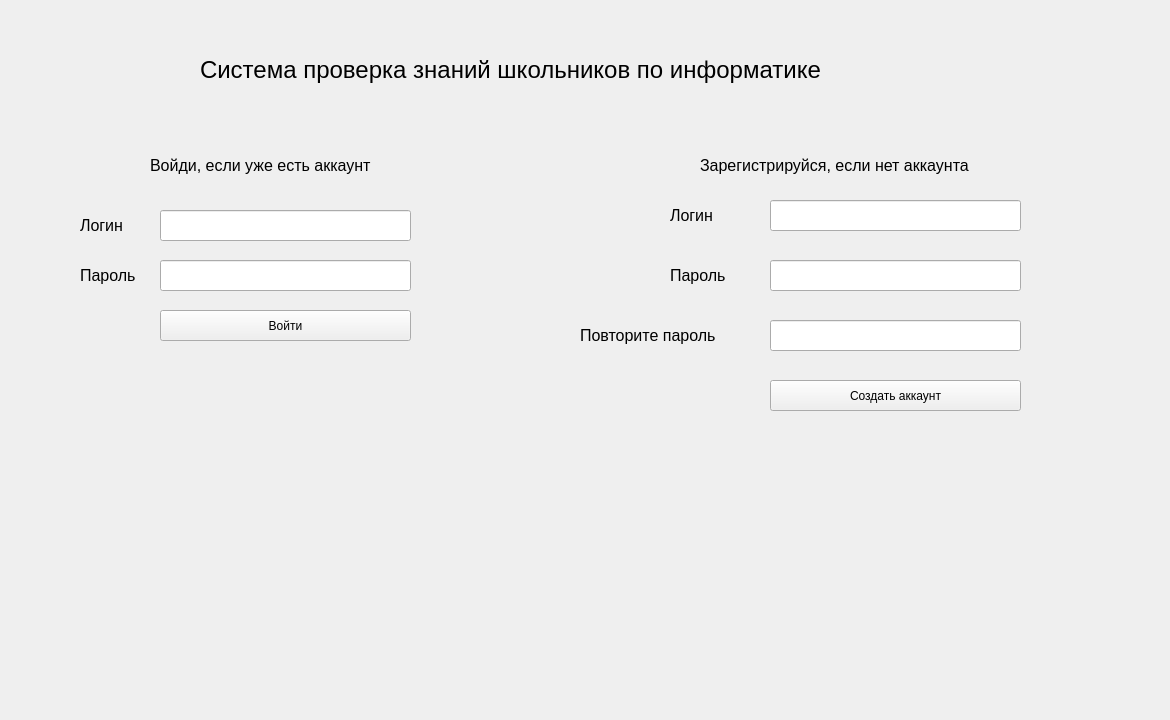
<?xml version="1.0" encoding="UTF-8"?>
<ui version="4.0">
 <class>Autorization</class>
 <widget class="QWidget" name="Autorization">
  <property name="geometry">
   <rect>
    <x>0</x>
    <y>0</y>
    <width>1170</width>
    <height>720</height>
   </rect>
  </property>
  <property name="minimumSize">
   <size>
    <width>1170</width>
    <height>720</height>
   </size>
  </property>
  <property name="maximumSize">
   <size>
    <width>1170</width>
    <height>720</height>
   </size>
  </property>
  <property name="windowTitle">
   <string>Приветствие</string>
  </property>
  <widget class="QLabel" name="background">
   <property name="geometry">
    <rect>
     <x>-6</x>
     <y>-5</y>
     <width>1291</width>
     <height>731</height>
    </rect>
   </property>
   <property name="minimumSize">
    <size>
     <width>0</width>
     <height>0</height>
    </size>
   </property>
   <property name="maximumSize">
    <size>
     <width>9999999</width>
     <height>16777215</height>
    </size>
   </property>
   <property name="text">
    <string/>
   </property>
   <property name="pixmap">
    <pixmap>Snapit-App-Background.png</pixmap>
   </property>
  </widget>
  <widget class="QLabel" name="show_pas2">
   <property name="geometry">
    <rect>
     <x>670</x>
     <y>260</y>
     <width>71</width>
     <height>31</height>
    </rect>
   </property>
   <property name="text">
    <string>&lt;html&gt;&lt;head/&gt;&lt;body&gt;&lt;p&gt;&lt;span style=&quot; font-size:12pt;&quot;&gt;Пароль&lt;/span&gt;&lt;/p&gt;&lt;/body&gt;&lt;/html&gt;</string>
   </property>
  </widget>
  <widget class="QLineEdit" name="reg_rep_pas">
   <property name="geometry">
    <rect>
     <x>770</x>
     <y>320</y>
     <width>251</width>
     <height>31</height>
    </rect>
   </property>
  </widget>
  <widget class="QPushButton" name="aut">
   <property name="geometry">
    <rect>
     <x>160</x>
     <y>310</y>
     <width>251</width>
     <height>31</height>
    </rect>
   </property>
   <property name="text">
    <string>Войти</string>
   </property>
  </widget>
  <widget class="QLabel" name="show_pas">
   <property name="geometry">
    <rect>
     <x>80</x>
     <y>260</y>
     <width>71</width>
     <height>31</height>
    </rect>
   </property>
   <property name="text">
    <string>&lt;html&gt;&lt;head/&gt;&lt;body&gt;&lt;p&gt;&lt;span style=&quot; font-size:12pt;&quot;&gt;Пароль&lt;/span&gt;&lt;/p&gt;&lt;/body&gt;&lt;/html&gt;</string>
   </property>
  </widget>
  <widget class="QLineEdit" name="reg_pas">
   <property name="geometry">
    <rect>
     <x>770</x>
     <y>260</y>
     <width>251</width>
     <height>31</height>
    </rect>
   </property>
  </widget>
  <widget class="QLabel" name="pic">
   <property name="geometry">
    <rect>
     <x>430</x>
     <y>480</y>
     <width>261</width>
     <height>201</height>
    </rect>
   </property>
   <property name="text">
    <string/>
   </property>
   <property name="pixmap">
    <pixmap>pc1.png</pixmap>
   </property>
  </widget>
  <widget class="QLabel" name="just1">
   <property name="geometry">
    <rect>
     <x>150</x>
     <y>150</y>
     <width>291</width>
     <height>31</height>
    </rect>
   </property>
   <property name="text">
    <string>&lt;html&gt;&lt;head/&gt;&lt;body&gt;&lt;p&gt;&lt;span style=&quot; font-size:12pt;&quot;&gt;Войди, если уже есть аккаунт&lt;/span&gt;&lt;/p&gt;&lt;/body&gt;&lt;/html&gt;</string>
   </property>
  </widget>
  <widget class="QLabel" name="show_login">
   <property name="geometry">
    <rect>
     <x>80</x>
     <y>210</y>
     <width>61</width>
     <height>31</height>
    </rect>
   </property>
   <property name="text">
    <string>&lt;html&gt;&lt;head/&gt;&lt;body&gt;&lt;p&gt;&lt;span style=&quot; font-size:12pt;&quot;&gt;Логин&lt;/span&gt;&lt;/p&gt;&lt;/body&gt;&lt;/html&gt;</string>
   </property>
  </widget>
  <widget class="QLabel" name="show_error">
   <property name="geometry">
    <rect>
     <x>390</x>
     <y>400</y>
     <width>321</width>
     <height>61</height>
    </rect>
   </property>
   <property name="text">
    <string>&lt;html&gt;&lt;head/&gt;&lt;body&gt;&lt;p&gt;&lt;span style=&quot; font-size:14pt;&quot;&gt;&lt;br/&gt;&lt;/span&gt;&lt;/p&gt;&lt;/body&gt;&lt;/html&gt;</string>
   </property>
  </widget>
  <widget class="QLineEdit" name="reg_log">
   <property name="geometry">
    <rect>
     <x>770</x>
     <y>200</y>
     <width>251</width>
     <height>31</height>
    </rect>
   </property>
  </widget>
  <widget class="QPushButton" name="reg">
   <property name="geometry">
    <rect>
     <x>770</x>
     <y>380</y>
     <width>251</width>
     <height>31</height>
    </rect>
   </property>
   <property name="text">
    <string>Создать аккаунт</string>
   </property>
  </widget>
  <widget class="QLineEdit" name="aut_log">
   <property name="geometry">
    <rect>
     <x>160</x>
     <y>210</y>
     <width>251</width>
     <height>31</height>
    </rect>
   </property>
  </widget>
  <widget class="QLabel" name="greet_1">
   <property name="geometry">
    <rect>
     <x>200</x>
     <y>40</y>
     <width>791</width>
     <height>61</height>
    </rect>
   </property>
   <property name="text">
    <string>&lt;html&gt;&lt;head/&gt;&lt;body&gt;&lt;p&gt;&lt;span style=&quot; font-size:18pt;&quot;&gt;Система проверка знаний школьников по информатике&lt;/span&gt;&lt;/p&gt;&lt;/body&gt;&lt;/html&gt;</string>
   </property>
  </widget>
  <widget class="QLineEdit" name="aut_pass">
   <property name="geometry">
    <rect>
     <x>160</x>
     <y>260</y>
     <width>251</width>
     <height>31</height>
    </rect>
   </property>
  </widget>
  <widget class="QLabel" name="show_rep_pas">
   <property name="geometry">
    <rect>
     <x>580</x>
     <y>320</y>
     <width>181</width>
     <height>31</height>
    </rect>
   </property>
   <property name="text">
    <string>&lt;html&gt;&lt;head/&gt;&lt;body&gt;&lt;p&gt;&lt;span style=&quot; font-size:12pt;&quot;&gt;Повторите пароль&lt;/span&gt;&lt;/p&gt;&lt;/body&gt;&lt;/html&gt;</string>
   </property>
  </widget>
  <widget class="QLabel" name="show_login_2">
   <property name="geometry">
    <rect>
     <x>670</x>
     <y>200</y>
     <width>61</width>
     <height>31</height>
    </rect>
   </property>
   <property name="text">
    <string>&lt;html&gt;&lt;head/&gt;&lt;body&gt;&lt;p&gt;&lt;span style=&quot; font-size:12pt;&quot;&gt;Логин&lt;/span&gt;&lt;/p&gt;&lt;/body&gt;&lt;/html&gt;</string>
   </property>
  </widget>
  <widget class="QLabel" name="just2">
   <property name="geometry">
    <rect>
     <x>700</x>
     <y>150</y>
     <width>341</width>
     <height>31</height>
    </rect>
   </property>
   <property name="text">
    <string>&lt;html&gt;&lt;head/&gt;&lt;body&gt;&lt;p&gt;&lt;span style=&quot; font-size:12pt;&quot;&gt;Зарегистрируйся, если нет аккаунта&lt;/span&gt;&lt;/p&gt;&lt;/body&gt;&lt;/html&gt;</string>
   </property>
  </widget>
 </widget>
 <resources>
  <include location="../../OneDrive/Рабочий стол/Проект/aut.qrc"/>
  <include location="../../OneDrive/Рабочий стол/Проект/pcc.qrc"/>
 </resources>
 <connections/>
</ui>
